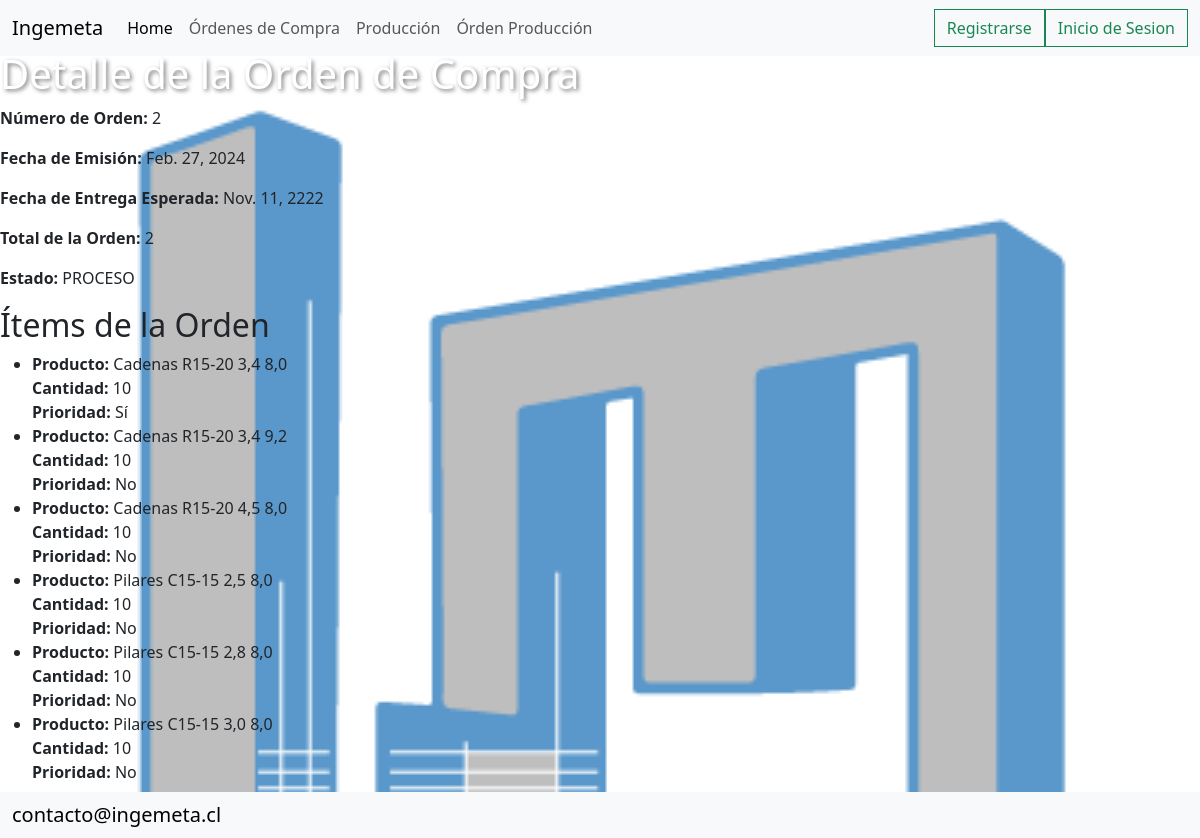
The app's page /orden-compra/2/ with its own data.
### gestion/models.py (models this page shows, shortened)
class OrdenCompra(models.Model):
    numero_orden = models.CharField(max_length=100, unique=True)
    fecha_emision = models.DateField(auto_now_add=True)
    fecha_entrega_esperada = models.DateField()
    total_orden = models.IntegerField()
    ESTADOS_ORDEN = [
        ('PROCESO', 'En proceso'),
        ('COMPLETADA', 'Completada'),
        ('CANCELADA', 'Cancelada'),
    ]
    estado = models.CharField(max_length=20, choices=ESTADOS_ORDEN, default='PROCESO')

class ItemOrden(models.Model):
    orden_compra = models.ForeignKey(OrdenCompra, on_delete=models.CASCADE, related_name='items')
    producto = models.ForeignKey(Producto, on_delete=models.CASCADE)
    cantidad = models.IntegerField()
    cantidad_producida = models.IntegerField(default=0)
    prioridad = models.BooleanField(default=False)
    revisado = models.BooleanField(default=False)

class Producto(models.Model):
    nombre = models.CharField(max_length=100, unique=True)
    precio = models.IntegerField()
    cantidad_en_stock = models.IntegerField(default=0)
    codigo_producto = models.CharField(max_length=50)
    fecha_modificacion = models.DateField(auto_now=True)
    ancho = models.IntegerField(default=0)
    alto = models.IntegerField(default=0)
    largo = models.FloatField(default=0)
    diametro = models.FloatField(default=0)

### gestion/views.py (the view)
# urls.py: path('orden-compra/<int:pk>/', views.detalle_orden_compra, name='detalle_orden_compra'),
def detalle_orden_compra(request, pk):
    orden_compra = get_object_or_404(models.OrdenCompra, pk=pk)
    productos_pilares_cadenas = models.Producto.objects.filter(codigo_producto__in=['pilares', 'cadenas'])
    for producto in productos_pilares_cadenas:
        if not models.OrdenProduccion.objects.filter(producto=producto).exists():
            models.OrdenProduccion.objects.create(producto=producto, cantidad=0, numero_secuencia=1)
        productos_orden = models.ItemOrden.objects.filter(revisado=False)
        for producto in productos_orden:
            producto_seleccionado = get_object_or_404(models.OrdenProduccion, producto=producto.producto)
            producto_seleccionado.cantidad += producto.cantidad
            producto.revisado = True
            producto.save()
            producto_seleccionado.save()
    return render(request, 'detalle_orden_compra.html', {'orden_compra': orden_compra})

### gestion/templates/detalle_orden_compra.html
{% extends 'base.html' %}
{% block content %}
<h1>Detalle de la Orden de Compra</h1>
<p><strong>Número de Orden:</strong> {{ orden_compra.numero_orden }}</p>
<p><strong>Fecha de Emisión:</strong> {{ orden_compra.fecha_emision }}</p>
<p><strong>Fecha de Entrega Esperada:</strong> {{ orden_compra.fecha_entrega_esperada }}</p>
<p><strong>Total de la Orden:</strong> {{ orden_compra.total_orden }}</p>
<p><strong>Estado:</strong> {{ orden_compra.estado }}</p>
<h2>Ítems de la Orden</h2>
<ul>
  {% for item in orden_compra.items.all %}
    <li>
      <strong>Producto:</strong> {{ item.producto.nombre }}<br>
      <strong>Cantidad:</strong> {{ item.cantidad }}<br>
      <strong>Prioridad:</strong> {% if item.prioridad %}Sí{% else %}No{% endif %}
    </li>
  {% endfor %}
</ul>
<a href="{% url 'modificar_prioridad' orden_compra.pk %}" class="btn btn-primary">Modificar Prioridad</a>
<a href="{% url 'lista_ordenes_compra' %}" class="btn btn-secondary">Volver a la Lista de Órdenes</a>
{% endblock %}

### gestion/static/css/styles.css (style rules this page uses)
.fondo { background-image: url('/static/imagenes/Fondohome.jpg'); background-size: cover; background-repeat: no-repeat; background-attachment: fixed; }
h1 { color: white; text-shadow: 2px 2px 4px rgba(0, 0, 0, 0.5); }

### records on screen
OrdenCompra: numero_orden "2", fecha_emision "Feb. 27, 2024", fecha_entrega_esperada "Nov. 11, 2222", total_orden "2", estado "PROCESO"
ItemOrden: producto.nombre "Cadenas R15-20 3,4 8,0", cantidad "10", prioridad "Sí"
ItemOrden: producto.nombre "Cadenas R15-20 3,4 9,2", cantidad "10", prioridad "No"
ItemOrden: producto.nombre "Cadenas R15-20 4,5 8,0", cantidad "10", prioridad "No"
ItemOrden: producto.nombre "Pilares C15-15 2,5 8,0", cantidad "10", prioridad "No"
ItemOrden: producto.nombre "Pilares C15-15 2,8 8,0", cantidad "10", prioridad "No"
ItemOrden: producto.nombre "Pilares C15-15 3,0 8,0", cantidad "10", prioridad "No"
